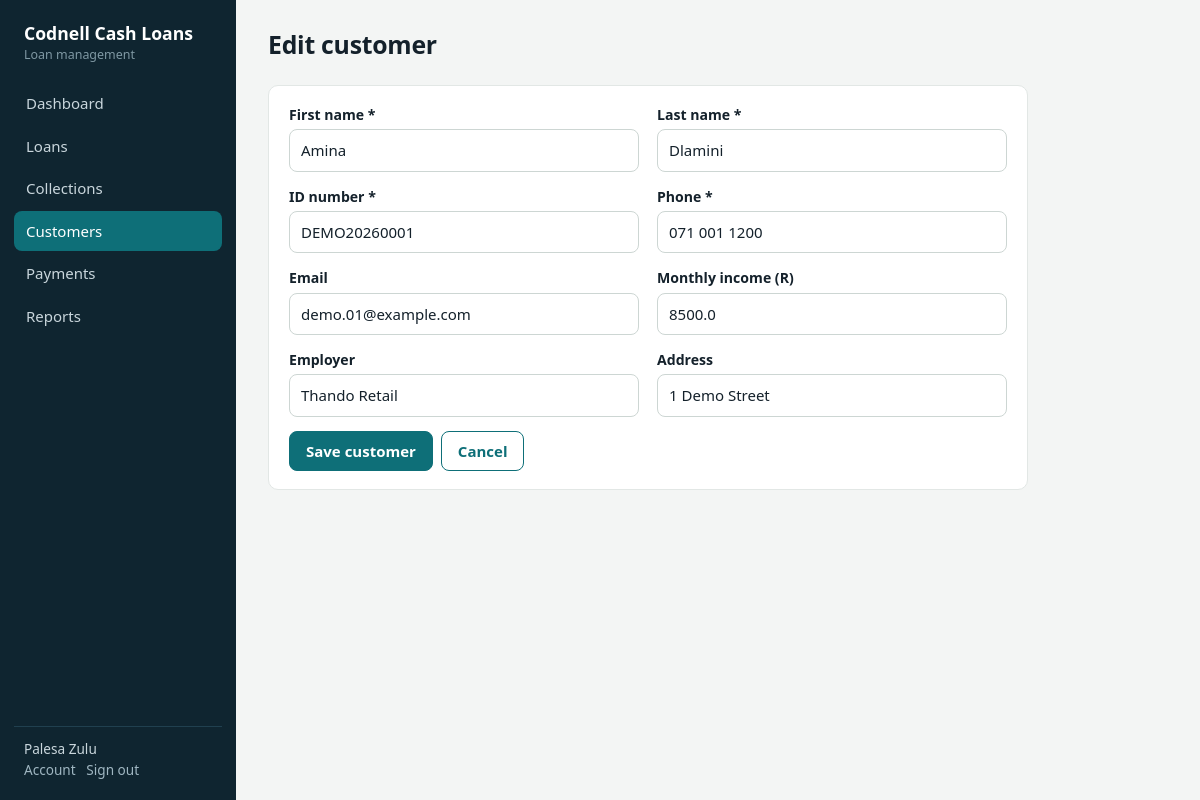
The app's page /customers/1/edit (signed in) with its own data.
### models.py (models this page shows, shortened)
class User(UserMixin, db.Model):
    id = db.Column(db.Integer, primary_key=True)
    email = db.Column(db.String(120), unique=True, nullable=False)
    name = db.Column(db.String(80), nullable=False, default='')
    password_hash = db.Column(db.String(255), nullable=False)
    role = db.Column(db.String(20), default='staff')          # owner | staff
    permissions = db.Column(db.Text, default='')
    active = db.Column(db.Boolean, default=True)
    must_change = db.Column(db.Boolean, default=False)
    created_at = db.Column(db.DateTime, default=datetime.utcnow)
    @property
    def is_active(self):
        return bool(self.active)
    def can(self, perm):
        return self.active and (self.role == 'owner' or perm in (self.permissions or '').split(','))
    @property
    def is_owner(self):
        return self.role == 'owner'
    @property
    def display(self):
        return self.name or self.email

class Customer(db.Model):
    id = db.Column(db.Integer, primary_key=True)
    first_name = db.Column(db.String(60), nullable=False)
    last_name = db.Column(db.String(60), nullable=False)
    id_number = db.Column(db.String(30), unique=True, nullable=False)
    phone = db.Column(db.String(30), nullable=False)
    email = db.Column(db.String(120))
    address = db.Column(db.String(255))
    employer = db.Column(db.String(120))
    monthly_income = db.Column(db.Float, default=0)
    created_at = db.Column(db.DateTime, default=datetime.utcnow)
    loans = db.relationship('Loan', backref='customer', order_by='Loan.id.desc()')

### app.py (the view)
@app.route('/customers/<int:cid>/edit', methods=['GET', 'POST'])
@need('customers')
def customer_edit(cid):
    return _customer_form(db.get_or_404(Customer, cid), 'Edit customer')

### app.py (called while the page is built, shortened)
@login_manager.user_loader
def load_user(uid):
    return db.session.get(User, int(uid))

def csrf_token():
    if '_csrf' not in session:
        session['_csrf'] = secrets.token_hex(16)
    return session['_csrf']

@app.before_request
def guard():
    if request.method == 'POST':
        if not session.get('_csrf') or session['_csrf'] != request.form.get('_csrf'):
            abort(400, 'Your session expired. Go back, refresh the page and try again.')
    if (current_user.is_authenticated and current_user.must_change
            and request.endpoint not in ('profile', 'logout', 'static')):
        return redirect(url_for('profile'))

def need(perm=None):
    def deco(f):
        @wraps(f)
        @login_required
        def inner(*a, **k):
            if perm and not current_user.can(perm):
                flash("You don't have access to that page.", 'error')
                return redirect(url_for('dashboard'))
            return f(*a, **k)
        return inner
    return deco

def _customer_form(c, title):
    return render_template('customer_form.html', c=c, title=title)

### templates/customer_form.html
{% extends 'base.html' %}{% from '_m.html' import csrf, field %}{% set page = 'customers' %}{% block title %}{{ title }}{% endblock %}
{% block content %}
<div class="top"><h1>{{ title }}</h1></div>
<form class="card grid" method="post" style="max-width:760px">{{ csrf() }}
{% set v = request.form if request.method == 'POST' else c %}
{{ field('First name', 'first_name', v.first_name, req=True) }}{{ field('Last name', 'last_name', v.last_name, req=True) }}
{{ field('ID number', 'id_number', v.id_number, req=True) }}{{ field('Phone', 'phone', v.phone, 'tel', True) }}
{{ field('Email', 'email', v.email, 'email') }}{{ field('Monthly income (R)', 'monthly_income', v.monthly_income, 'number', extra='min="0" step="0.01"') }}
{{ field('Employer', 'employer', v.employer) }}{{ field('Address', 'address', v.address) }}
<div class="full row-actions"><button class="btn">Save customer</button><a class="btn ghost" href="{{ url_for('customers') }}">Cancel</a></div>
</form>{% endblock %}

### templates/base.html (shortened to what this page needs)
<!doctype html>
<html lang="en"><head><meta charset="utf-8"><meta name="viewport" content="width=device-width,initial-scale=1">
<link rel="stylesheet" href="{{ url_for('static', filename='style.css') }}"></head>
<body class="{{ '' if current_user.is_authenticated else 'bare' }}">
{% if current_user.is_authenticated %}
<aside class="side">
  <div class="brand">{{ COMPANY }}<small>Loan management</small></div>
  <nav>
    {% set items = [('dashboard','Dashboard','dashboard',None),('loans','Loans','loans',None),('collections','Collections','collections',None),
      ('customers','Customers','customers',None),('payments','Payments','payments','payments'),('reports','Reports','reports','reports'),('users','Staff','users','users'),
      ('audit','Audit trail','audit','@owner')] %}
    {% for ep, label, key, perm in items %}{% if not perm or (perm == '@owner' and current_user.is_owner) or (perm != '@owner' and current_user.can(perm)) %}
    <a href="{{ url_for(ep) }}" class="{{ 'on' if page == key else '' }}">{{ label }}</a>{% endif %}{% endfor %}
  </nav>
  <div class="me">{{ current_user.display }}<br><a href="{{ url_for('profile') }}">Account</a> &nbsp;
    <form method="post" action="{{ url_for('logout') }}" style="display:inline"><input type="hidden" name="_csrf" value="{{ csrf_token() }}"><button>Sign out</button></form></div>
</aside>
<main class="main"><label for="nav-toggle" class="menu" aria-label="Menu">&#9776;</label>
{% else %}<main>{% endif %}
{% block content %}{% endblock %}
</main>
</body></html>

### templates/_m.html (shortened to what this page needs)
{% macro field(label, name, value='', type='text', req=False, hint='', extra='') %}
<div><label for="{{ name }}">{{ label }}{% if req %} *{% endif %}</label>
<input id="{{ name }}" name="{{ name }}" type="{{ type }}" value="{{ value if value is not none else '' }}" {% if req %}required{% endif %} {{ extra|safe }}>
{% if hint %}<div class="hint">{{ hint }}</div>{% endif %}</div>
{% endmacro %}

### static/style.css (style rules this page uses)
:root { --bg:#f3f5f4;--card:#fff;--ink:#14212b;--mut:#64727d;--line:#e2e7e5;--pri:#0e6f78;--pri-d:#0a555c;--pri-l:#dff0f1;--side:#0f2530; --ok:#1b8a5a;--ok-l:#dcf3e8;--warn:#b7791f;--warn-l:#fdf0d5;--bad:#c0392b;--bad-l:#fbe3df;--gray-l:#e9eceb;--r:10px }
* { box-sizing:border-box }
body { margin:0;background:var(--bg);color:var(--ink);font:15px/1.5 "Segoe UI",system-ui,-apple-system,Roboto,sans-serif }
a { color:var(--pri);text-decoration:none }
h1 { font-size:1.55rem;margin:0;letter-spacing:-.01em }
.side { position:fixed;inset:0 auto 0 0;width:236px;background:var(--side);color:#c9d6dc;padding:20px 14px;display:flex;flex-direction:column;z-index:20;transition:transform .2s }
.brand { color:#fff;font-weight:700;font-size:1.1rem;padding:0 10px 18px }
.brand small { display:block;color:#7f98a3;font-weight:400;font-size:.78rem }
.side nav a { display:block;color:#c9d6dc;padding:9px 12px;border-radius:8px;margin-bottom:2px }
.side nav a.on { background:var(--pri);color:#fff }
.me { margin-top:auto;border-top:1px solid #20404f;padding:12px 10px 0;font-size:.85rem }
.me a,.me button { color:#9fb6c1;background:none;border:0;padding:0;font:inherit;cursor:pointer }
.main { margin-left:236px;padding:26px 32px 60px;max-width:1240px }
.top { display:flex;justify-content:space-between;align-items:center;gap:12px;margin-bottom:22px;flex-wrap:wrap }
.card { background:var(--card);border:1px solid var(--line);border-radius:var(--r);padding:18px 20px;margin-bottom:18px }
.btn { display:inline-block;background:var(--pri);color:#fff;border:1px solid var(--pri);padding:8px 16px;border-radius:8px;font:inherit;font-weight:600;cursor:pointer }
.btn.ghost { background:#fff;color:var(--pri) }
form.grid { display:grid;grid-template-columns:1fr 1fr;gap:14px 18px }
.grid .full { grid-column:1/-1 }
label { display:block;font-weight:600;font-size:.88rem;margin-bottom:4px }
input,select,textarea { width:100%;padding:9px 11px;border:1px solid #cdd6d3;border-radius:8px;font:inherit;background:#fff;color:var(--ink) }
.row-actions { display:flex;gap:8px;flex-wrap:wrap;align-items:center }

### records on screen
User: display "Palesa Zulu"
Customer: first_name "Amina", last_name "Dlamini", id_number "DEMO20260001", phone "071 001 1200", email "demo.01@example.com", monthly_income "8500.0", employer "Thando Retail", address "1 Demo Street"

### other values on screen
{{ COMPANY }} "Codnell Cash Loans"
{{ label }} "Dashboard" "Loans" "Collections" "Customers" "Payments" "Reports"
{{ title }} "Edit customer"
{{ label }} "First name Last name ID number Phone Email Monthly income (R) Employer Address"
